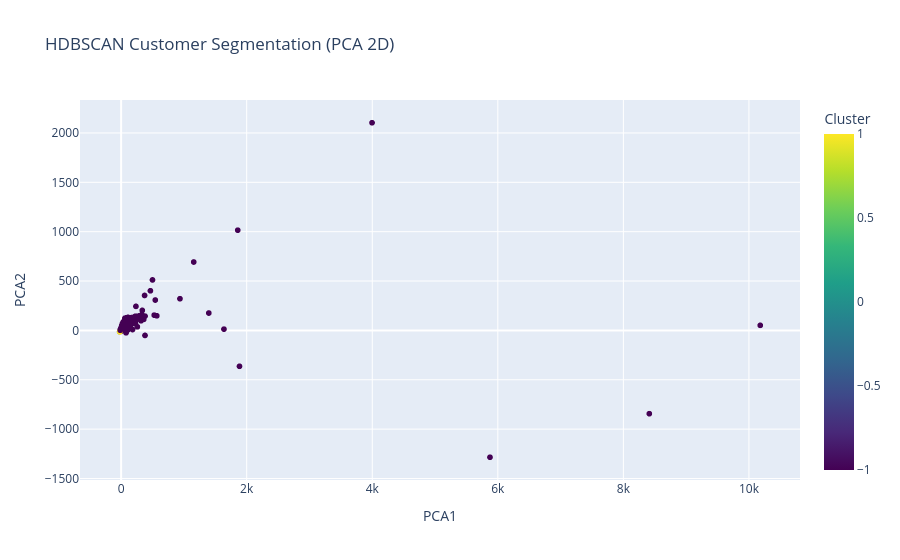

The cell this chart's notebook holds for it:
### Code cell
from sklearn.decomposition import PCA

pca = PCA(n_components=2)
reduced = pca.fit_transform(X_scaled)
scaled_data['PCA1'], scaled_data['PCA2'] = reduced[:, 0], reduced[:, 1]

fig = px.scatter(
    scaled_data,
    x='PCA1',
    y='PCA2',
    color='Cluster',
    title='HDBSCAN Customer Segmentation (PCA 2D)',
    color_continuous_scale='Viridis'
)
fig.show()

### Figure 1 — Plotly figure (JSON) as saved in the notebook; plotly's stock layout.template omitted (floating-point values rounded to 4 significant figures; data arrays with more than 128 entries replaced by an {"elided": "..."} marker saying what was removed)
{"data": [{"hovertemplate": "PCA1=%{x}<br>PCA2=%{y}<br>Cluster=%{marker.color}<extra></extra>", "legendgroup": "", "marker": {"color": {"elided": "4372 int values"}, "coloraxis": "coloraxis", "symbol": "circle"}, "mode": "markers", "name": "", "showlegend": false, "type": "scattergl", "x": {"elided": "4372 float values"}, "xaxis": "x", "y": {"elided": "4372 float values"}, "yaxis": "y"}], "layout": {"coloraxis": {"colorbar": {"title": {"text": "Cluster"}}, "colorscale": [[0, "#440154"], [0.1111, "#482878"], [0.2222, "#3e4989"], [0.3333, "#31688e"], [0.4444, "#26828e"], [0.5556, "#1f9e89"], [0.6667, "#35b779"], [0.7778, "#6ece58"], [0.8889, "#b5de2b"], [1, "#fde725"]]}, "legend": {"tracegroupgap": 0}, "title": {"text": "HDBSCAN Customer Segmentation (PCA 2D)"}, "xaxis": {"anchor": "y", "domain": [0, 1], "title": {"text": "PCA1"}}, "yaxis": {"anchor": "x", "domain": [0, 1], "title": {"text": "PCA2"}}}}
